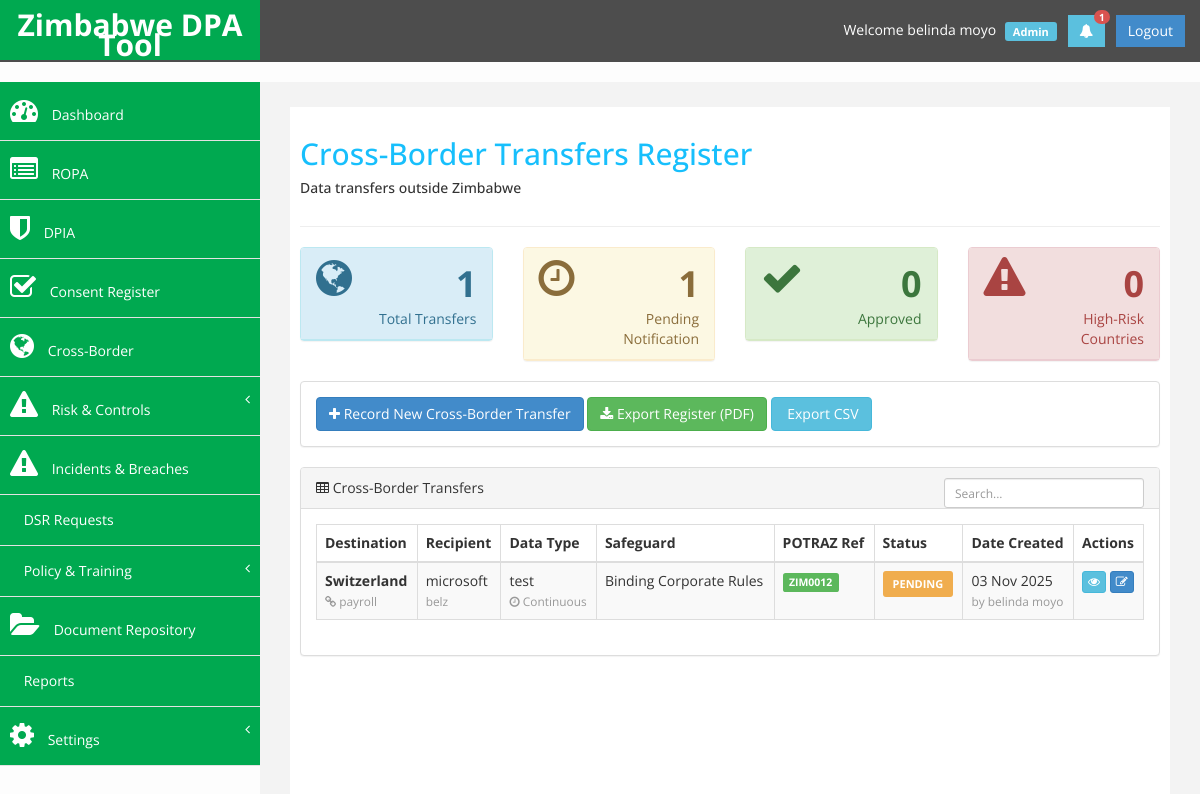
The page /crossborder_list.php (signed in) on the database its author committed.
### tables this page shows
CREATE TABLE `users` (
  `user_id` int(11) UNSIGNED NOT NULL,
  `org_id` int(11) UNSIGNED NOT NULL,
  `role_id` int(11) UNSIGNED NOT NULL,
  `dept_id` int(11) UNSIGNED DEFAULT NULL,
  `first_name` varchar(100) NOT NULL,
  `last_name` varchar(100) NOT NULL,
  `email` varchar(255) NOT NULL,
  `password` varchar(255) NOT NULL,
  `password_reset_required` tinyint(1) DEFAULT 0,
  `phone` varchar(50) DEFAULT NULL,
  `two_factor_enabled` tinyint(1) DEFAULT 0,
  `two_factor_secret` varchar(255) DEFAULT NULL,
  `status` enum('active','inactive','locked') DEFAULT 'active',
  `last_login` timestamp NULL DEFAULT NULL,
  `created_at` timestamp NOT NULL DEFAULT current_timestamp(),
  `updated_at` timestamp NOT NULL DEFAULT current_timestamp() ON UPDATE current_timestamp()
);

CREATE TABLE `roles` (
  `role_id` int(11) UNSIGNED NOT NULL,
  `role_name` varchar(50) NOT NULL,
  `role_description` text DEFAULT NULL,
  `permissions` longtext DEFAULT NULL CHECK (json_valid(`permissions`)),
  `created_at` timestamp NOT NULL DEFAULT current_timestamp()
);

CREATE TABLE `cross_border_transfers` (
  `cb_id` int(11) UNSIGNED NOT NULL,
  `org_id` int(11) UNSIGNED NOT NULL,
  `ropa_id` int(11) UNSIGNED DEFAULT NULL,
  `destination_country` varchar(100) NOT NULL,
  `recipient_org` varchar(255) NOT NULL,
  `recipient_contact` varchar(255) DEFAULT NULL,
  `data_type_transferred` text DEFAULT NULL,
  `transfer_frequency` enum('one-time','periodic','continuous') DEFAULT 'periodic',
  `safeguard_id` int(11) UNSIGNED DEFAULT NULL,
  `safeguard_details` text DEFAULT NULL,
  `potraz_notification_ref` varchar(100) DEFAULT NULL,
  `status` enum('pending','submitted','approved','blocked') DEFAULT 'pending',
  `submitted_at` timestamp NULL DEFAULT NULL,
  `approved_at` timestamp NULL DEFAULT NULL,
  `approval_notes` text DEFAULT NULL,
  `is_high_risk` tinyint(1) DEFAULT 0,
  `created_by` int(11) UNSIGNED NOT NULL,
  `created_at` timestamp NOT NULL DEFAULT current_timestamp(),
  `updated_at` timestamp NOT NULL DEFAULT current_timestamp() ON UPDATE current_timestamp()
);

CREATE TABLE `processing_activities` (
  `ropa_id` int(11) UNSIGNED NOT NULL,
  `org_id` int(11) UNSIGNED NOT NULL,
  `dept_id` int(11) UNSIGNED DEFAULT NULL,
  `activity_name` varchar(255) NOT NULL,
  `description` text DEFAULT NULL,
  `purpose_id` int(11) UNSIGNED DEFAULT NULL,
  `lawful_basis_id` int(11) UNSIGNED DEFAULT NULL,
  `retention_id` int(11) UNSIGNED DEFAULT NULL,
  `data_source` enum('internal','external','both') DEFAULT 'internal',
  `has_special_categories` tinyint(1) DEFAULT 0,
  `has_minors` tinyint(1) DEFAULT 0,
  `has_cross_border` tinyint(1) DEFAULT 0,
  `estimated_data_subjects` int(11) DEFAULT 0,
  `security_measures` text DEFAULT NULL,
  `status` enum('draft','validated','archived') DEFAULT 'draft',
  `created_by` int(11) UNSIGNED NOT NULL,
  `validated_by` int(11) UNSIGNED DEFAULT NULL,
  `validated_at` timestamp NULL DEFAULT NULL,
  `created_at` timestamp NOT NULL DEFAULT current_timestamp(),
  `updated_at` timestamp NOT NULL DEFAULT current_timestamp() ON UPDATE current_timestamp()
);

CREATE TABLE `safeguards` (
  `safeguard_id` int(11) UNSIGNED NOT NULL,
  `safeguard_name` varchar(255) NOT NULL,
  `safeguard_description` text DEFAULT NULL
);

### crossborder_list.php (the view, shortened to what the rows shown need)
<?php
require_once 'config/database.php';
require_once 'includes/auth.php';
$org_id = get_current_org_id();
$query = "SELECT cb.*,
          pa.activity_name,
          s.safeguard_name,
          CONCAT(u.first_name, ' ', u.last_name) as created_by_name
          FROM cross_border_transfers cb
          LEFT JOIN processing_activities pa ON cb.ropa_id = pa.ropa_id
          LEFT JOIN safeguards s ON cb.safeguard_id = s.safeguard_id
          LEFT JOIN users u ON cb.created_by = u.user_id
          WHERE cb.org_id = ?
          ORDER BY cb.created_at DESC";
$stmt = db_query($query, [$org_id]);
$transfers = db_fetch_all($stmt);
?>
<!DOCTYPE html>
<html xmlns="http://www.w3.org/1999/xhtml">
<head>
    <link href="assets/css/bootstrap.css" rel="stylesheet" />
    <link href="assets/css/font-awesome.css" rel="stylesheet" />
    <link href="assets/css/custom.css" rel="stylesheet" />
</head>
<body>
    <div id="wrapper">
        <?php include 'includes/header.php'; ?>
        <div id="page-wrapper">
            <div id="page-inner">
                <div class="row">
                    <div class="col-md-12">
                        <h2>Cross-Border Transfers Register</h2>
                    </div>
                </div>
    <div class="row">
        <div class="col-md-12">
            <div class="panel panel-default">
                <div class="panel-body">
                    <?php if (empty($transfers)): ?>
                        <div class="alert alert-info">
                            <i class="fa fa-info-circle"></i>
                            No cross-border transfers recorded yet. Click "Record New Cross-Border Transfer" to add one.
                        </div>
                    <?php else: ?>
                        <div class="table-responsive">
                            <table class="table table-striped table-bordered table-hover" id="transfersTable">
                                <thead>
                                    <tr>
                                        <th>Destination</th>
                                        <th>Recipient</th>
                                        <th>Data Type</th>
                                        <th>Safeguard</th>
                                        <th>POTRAZ Ref</th>
                                        <th>Status</th>
                                        <th>Date Created</th>
                                        <th>Actions</th>
                                    </tr>
                                </thead>
                                <tbody>
                                    <?php foreach ($transfers as $transfer): ?>
                                        <tr>
                                            <td>
                                                <strong><?php echo htmlspecialchars($transfer['destination_country']); ?></strong>
                                                <?php if ($transfer['activity_name']): ?>
                                                    <br><small class="text-muted">
                                                        <i class="fa fa-link"></i> <?php echo htmlspecialchars($transfer['activity_name']); ?>
                                                    </small>
                                                <?php endif; ?>
                                            </td>
                                            <td>
                                                <?php echo htmlspecialchars($transfer['recipient_org']); ?>
                                                <?php if ($transfer['recipient_contact']): ?>
                                                    <br><small class="text-muted"><?php echo htmlspecialchars($transfer['recipient_contact']); ?></small>
                                                <?php endif; ?>
                                            </td>
                                            <td>
                                                <?php
                                                    $data_preview = strlen($transfer['data_type_transferred']) > 50
                                                        ? substr($transfer['data_type_transferred'], 0, 50) . '...'
                                                        : $transfer['data_type_transferred'];
                                                    echo htmlspecialchars($data_preview);
                                                ?>
                                                <br><small class="text-muted">
                                                    <i class="fa fa-clock-o"></i> <?php echo ucfirst($transfer['transfer_frequency']); ?>
                                                </small>
                                            </td>
                                            <td><?php echo htmlspecialchars($transfer['safeguard_name']); ?></td>
                                            <td>
                                                <?php if ($transfer['potraz_notification_ref']): ?>
                                                    <span class="label label-success">
                                                        <?php echo htmlspecialchars($transfer['potraz_notification_ref']); ?>
                                                    </span>
                                                <?php else: ?>
                                                    <span class="text-muted">Not notified</span>
                                                <?php endif; ?>
                                            </td>
                                            <td>
                                                <span class="status-badge status-<?php echo $transfer['status']; ?>">
                                                    <?php echo strtoupper($transfer['status']); ?>
                                                </span>
                                            </td>
                                            <td>
                                                <?php echo date('d M Y', strtotime($transfer['created_at'])); ?>
                                                <br><small class="text-muted">by <?php echo htmlspecialchars($transfer['created_by_name']); ?></small>
                                            </td>
                                            <td>
                                                <a href="crossborder_view.php?id=<?php echo $transfer['cb_id']; ?>" class="btn btn-info btn-xs" title="View Details">
                                                    <i class="fa fa-eye"></i>
                                                </a>
                                                <a href="crossborder_edit.php?id=<?php echo $transfer['cb_id']; ?>" class="btn btn-primary btn-xs" title="Edit">
                                                    <i class="fa fa-edit"></i>
                                                </a>
                                            </td>
                                        </tr>
                                    <?php endforeach; ?>
                                </tbody>
                            </table>
                        </div>
                    <?php endif; ?>
                </div>
            </div>
        </div>
    </div>
</div>
            </div>
        </div>
</body>
</html>

### includes/header.php (shortened to what the rows shown need)
<?php
require_once dirname(__DIR__) . '/includes/auth.php';
$current_user = get_current_dpa_user();
$_user_id = get_current_user_id();
$_org_id = get_current_org_id();
$notif_query = "SELECT COUNT(*) as count FROM notifications WHERE org_id = ? AND user_id = ? AND is_read = 0";
$notif_stmt = db_query($notif_query, [$_org_id, $_user_id]);
$unread_notifications = db_fetch_one($notif_stmt)['count'] ?? 0;
?>
<nav class="navbar navbar-default navbar-cls-top" role="navigation">
     <div class="navbar-header">
          <a class="navbar-brand" href="dashboard.php"><?php echo APP_NAME; ?></a>
     </div>
     <div class="navbar-user-info">
          Welcome <?php echo htmlspecialchars($current_user['first_name'] . ' ' . $current_user['last_name']); ?>
          <span class="badge role-badge"><?php echo htmlspecialchars($current_user['role_name']); ?></span>
          <a href="notifications.php" class="btn btn-info square-btn-adjust" style="position: relative;" title="Notifications">
               <i class="fa fa-bell"></i>
               <?php if ($unread_notifications > 0): ?>
               <span class="badge" style="position: absolute; top: -5px; right: -5px; background-color: #d9534f; color: white; font-size: 10px; padding: 2px 5px; border-radius: 10px;">
               </span>
               <?php endif; ?>
          </a>
          <a href="logout.php" class="btn btn-danger square-btn-adjust">Logout</a>
     </div>
</nav>

### rows shown on the page
users: first_name+last_name "belinda moyo", role.role_name "Admin"
cross_border_transfers: destination_country "Switzerland", ropa.activity_name "payroll", recipient_org "microsoft", recipient_contact "belz", data_type_transferred "test", transfer_frequency "Continuous", safeguard.safeguard_name "Binding Corporate Rules", potraz_notification_ref "ZIM0012", status "PENDING", created_at "03 Nov 2025", created_by_name "belinda moyo"

### other values the page prints
APP_NAME "Zimbabwe DPA Tool"
$unread_notifications "1"
$total_transfers "1"
$pending_count "1"
$approved_count "0"
$high_risk_count "0"
